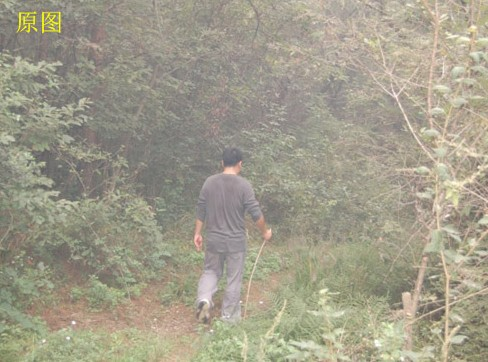
#> input picture test_images/18.jpg, 488 x 362 px
$ python MSRCR.py --input test_images/18.jpg --output out.png
#> lines starting #> are read from the running program, lines starting #| are printed output that depends on the picture
from matplotlib import pyplot as plt
import numpy as np
import argparse
import cv2
import os

if __name__ == '__main__':
    parser = argparse.ArgumentParser()
    parser.add_argument('-i', '--input', required=True, help='input image path')
    parser.add_argument('-o', '--output', required=True, help='output image path')
    parser.add_argument('-s', default=300, type=float, help='the scale (reference value)')
    parser.add_argument('-n', default=3, type=int, help='the number of scale')
    parser.add_argument('-d', default=2, type=float, help='the dynamic, the smaller the value, the higher the contrast')
    parser.add_argument('--no_cr', action='store_true', help='do NOT do cr')


def retinex_scales_distribution(max_scale, nscales):
    scales = []
    scale_step = max_scale / nscales
    for s in range(nscales):
        scales.append(scale_step * s + 2.0)
    return scales


def CR(im_ori, im_log, alpha=128., gain=1., offset=0.):
    im_cr = im_log * gain * (
            np.log(alpha * (im_ori + 1.0)) - np.log(np.sum(im_ori, axis=2) + 3.0)[:, :, np.newaxis]) + offset
    return im_cr


def MSRCR(image_path, max_scale, nscales, dynamic=2.0, do_CR=True):
#> called with image_path = 'test_images/18.jpg', max_scale = 300, nscales = 3, dynamic = 2, do_CR = True
    im_ori = np.float32(cv2.imread(image_path)[:, :, (2, 1, 0)])
    scales = retinex_scales_distribution(max_scale, nscales)

    im_blur = np.zeros([len(scales), im_ori.shape[0], im_ori.shape[1], im_ori.shape[2]])
    im_mlog = np.zeros([len(scales), im_ori.shape[0], im_ori.shape[1], im_ori.shape[2]])

    for channel in range(3):
        for s, scale in enumerate(scales):
            # If sigma==0, it will be automatically calculated based on scale
            im_blur[s, :, :, channel] = cv2.GaussianBlur(im_ori[:, :, channel], (0, 0), scale)
            im_mlog[s, :, :, channel] = np.log(im_ori[:, :, channel] + 1.) - np.log(im_blur[s, :, :, channel] + 1.)

    im_retinex = np.mean(im_mlog, 0)
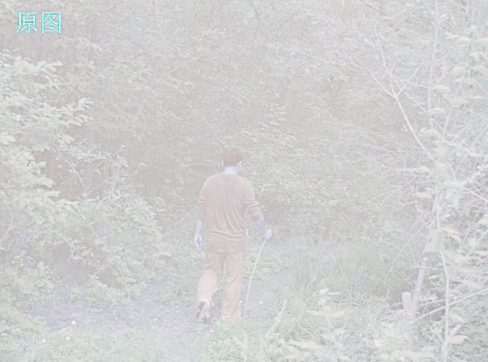
#> im_retinex: shape (362, 488, 3) float64; mean of channels 0, 1, 2 -0.00819, -0.00785, -0.00805; drawn with min black and max white
    if do_CR:
        im_retinex = CR(im_ori, im_retinex)
#> in CR, `im_cr = im_log * gain * ( np.log(alpha * (im_ori + 1.0)) - np.log(np.s..`:
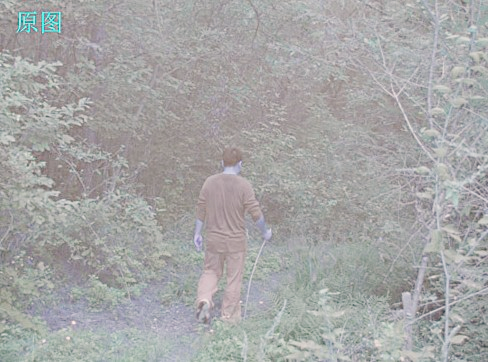
#> im_cr: shape (362, 488, 3) float64; mean of channels 0, 1, 2 -0.0303, -0.029, -0.0276; drawn with min black and max white

    im_rtx_mean = np.mean(im_retinex)
#> im_rtx_mean = -0.0289
    im_rtx_std = np.std(im_retinex)
#> im_rtx_std = 0.393
    im_rtx_min = im_rtx_mean - dynamic * im_rtx_std
#> im_rtx_min = -0.815
    im_rtx_max = im_rtx_mean + dynamic * im_rtx_std
#> im_rtx_max = 0.757

    im_rtx_range = im_rtx_max - im_rtx_min
#> im_rtx_range = 1.57

    im_out = np.uint8(np.clip((im_retinex - im_rtx_min) / im_rtx_range * 255.0, 0, 255))
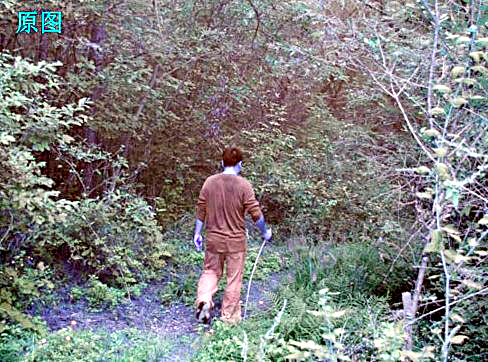
#> im_out: shape (362, 488, 3); mean of channels 0, 1, 2 126.8, 127, 127.7; drawn as B, G, R

    return im_out


if __name__ == '__main__':
    # [9 lines of commented-out code are left out]
    args = parser.parse_args()
    im_out = MSRCR(args.input, args.s, args.n, args.d, not args.no_cr)
    cv2.imwrite(args.output, im_out[:, :, (2, 1, 0)])
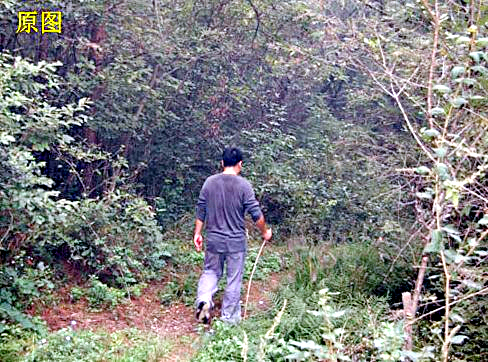
#> saved as out.png: shape (362, 488, 3); mean B, G, R 127.7, 127, 126.8

$ run again, with test_images/10.jpg copied over test_images/18.jpg
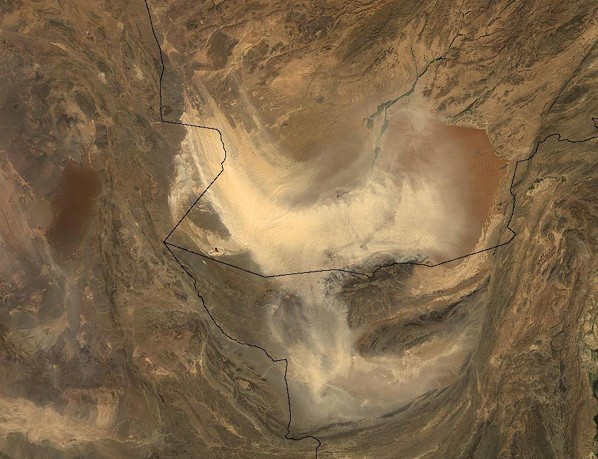
#> input picture test_images/10.jpg, 598 x 459 px
#> in CR, `im_cr = im_log * gain * ( np.log(alpha * (im_ori + 1.0)) - np.log(np.s..`:
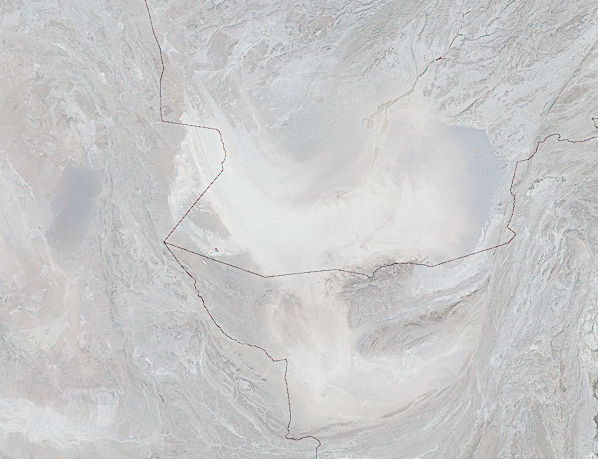
#> im_cr: shape (459, 598, 3) float64; mean of channels 0, 1, 2 -0.113, -0.122, -0.134; drawn with min black and max white
#> im_rtx_mean = -0.123
#> im_rtx_std = 0.79
#> im_rtx_min = -1.7
#> im_rtx_max = 1.46
#> im_rtx_range = 3.16
#> `cv2.imwrite(args.output, im_out[:, :, (2, 1, 0)])`:
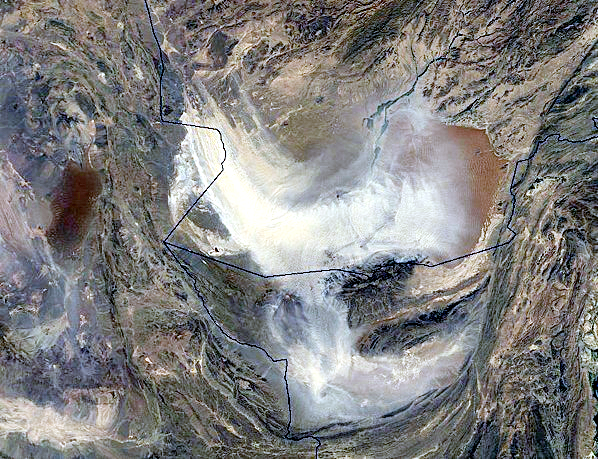
#> saved as out.png: shape (459, 598, 3); mean B, G, R 128, 128.4, 128.9

$ run again, with test_images/14.jpg copied over test_images/18.jpg
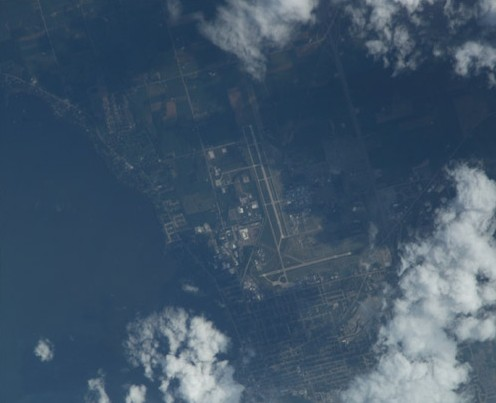
#> input picture test_images/14.jpg, 496 x 403 px
#> in MSRCR, `im_retinex = np.mean(im_mlog, 0)`:
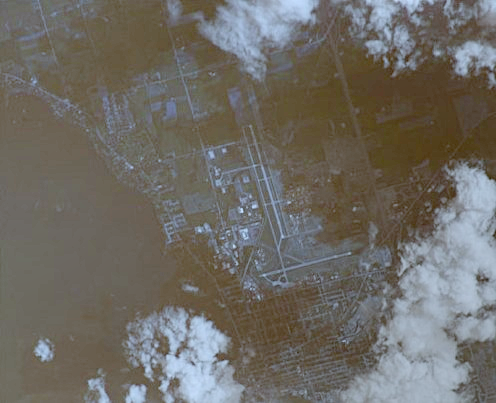
#> im_retinex: shape (403, 496, 3) float64; mean of channels 0, 1, 2 -0.0696, -0.0338, -0.0165; drawn with min black and max white
#> im_rtx_mean = -0.136
#> im_rtx_std = 0.704
#> im_rtx_min = -1.54
#> im_rtx_max = 1.27
#> im_rtx_range = 2.82
#> `cv2.imwrite(args.output, im_out[:, :, (2, 1, 0)])`:
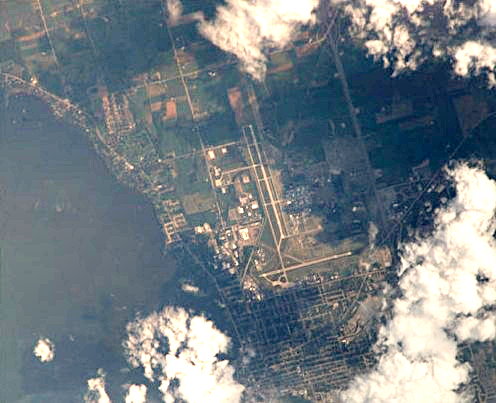
#> saved as out.png: shape (403, 496, 3); mean B, G, R 132.2, 126.2, 116.3

$ run again, with test_images/15.jpg copied over test_images/18.jpg
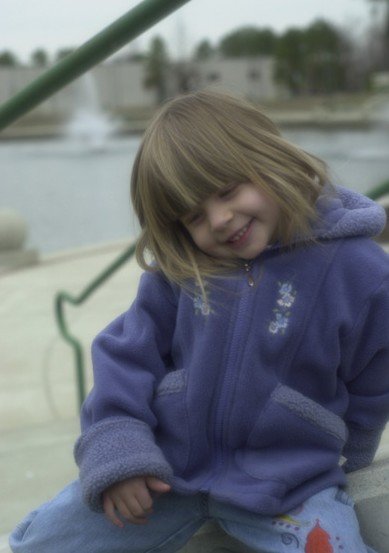
#> input picture test_images/15.jpg, 389 x 553 px
#> in MSRCR, `im_retinex = np.mean(im_mlog, 0)`:
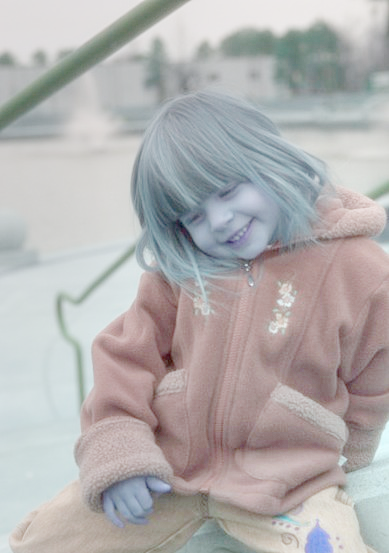
#> im_retinex: shape (553, 389, 3) float64; mean of channels 0, 1, 2 -0.0817, -0.0814, -0.0611; drawn with min black and max white
#> im_rtx_mean = -0.269
#> im_rtx_std = 1.07
#> im_rtx_min = -2.41
#> im_rtx_max = 1.87
#> im_rtx_range = 4.28
#> `cv2.imwrite(args.output, im_out[:, :, (2, 1, 0)])`:
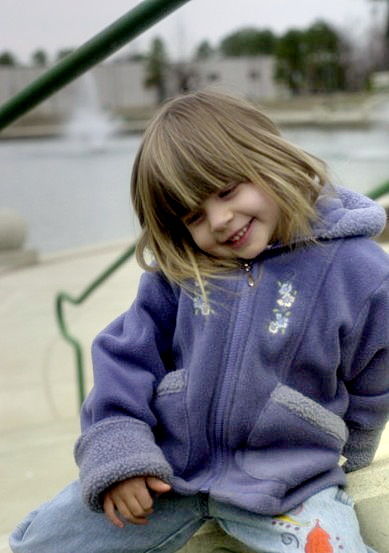
#> saved as out.png: shape (553, 389, 3); mean B, G, R 129.9, 126.3, 126.5
